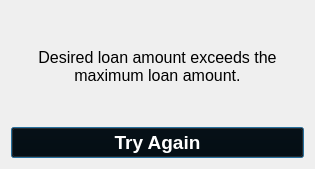
<?xml version="1.0" encoding="UTF-8"?>
<ui version="4.0">
 <class>Dialog</class>
 <widget class="QDialog" name="Dialog">
  <property name="geometry">
   <rect>
    <x>0</x>
    <y>0</y>
    <width>315</width>
    <height>169</height>
   </rect>
  </property>
  <property name="windowTitle">
   <string>Dialog</string>
  </property>
  <layout class="QGridLayout" name="gridLayout">
   <item row="0" column="0">
    <layout class="QVBoxLayout" name="verticalLayout">
     <item>
      <widget class="QLabel" name="label">
       <property name="font">
        <font>
         <family>Helvetica</family>
         <pointsize>12</pointsize>
         <weight>50</weight>
         <bold>false</bold>
        </font>
       </property>
       <property name="styleSheet">
        <string notr="true">color: rgb(0, 0, 0);</string>
       </property>
       <property name="text">
        <string>Desired loan amount exceeds the maximum loan amount.</string>
       </property>
       <property name="alignment">
        <set>Qt::AlignCenter</set>
       </property>
       <property name="wordWrap">
        <bool>true</bool>
       </property>
      </widget>
     </item>
     <item>
      <widget class="QPushButton" name="pushButton">
       <property name="font">
        <font>
         <family>Helvetica</family>
         <pointsize>14</pointsize>
         <weight>75</weight>
         <bold>true</bold>
        </font>
       </property>
       <property name="styleSheet">
        <string notr="true">color: rgb(255, 255, 255);
background-color: rgb(0, 0, 0);</string>
       </property>
       <property name="text">
        <string>Try Again</string>
       </property>
      </widget>
     </item>
    </layout>
   </item>
  </layout>
 </widget>
 <resources/>
 <connections/>
</ui>
